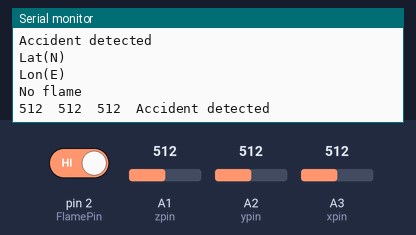
Simulated run of this sketch. Board: Arduino Uno, built with avr-gcc and run on an emulated ATmega328P. On the bench: the last lines printed to the serial monitor. Inputs (shaded band) come from the test bench; at power-on: A3 (xpin) = 512, A1 (zpin) = 512, pin 2 (FlamePin) HIGH, A2 (ypin) = 512. The modem accepts every AT command (registered, SIM ready, sends succeed) and sends nothing else.

Above: at 7.5 s.
7.6 s: A3 (xpin) set to 376
At 8.02 s:
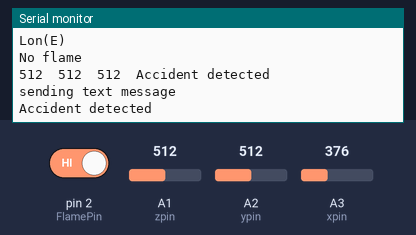
9.1 s: A3 (xpin) set to 344
At 10.26 s:
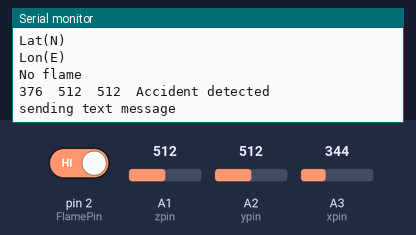
14.4 s: A1 (zpin) set to 302
At 15.28 s:
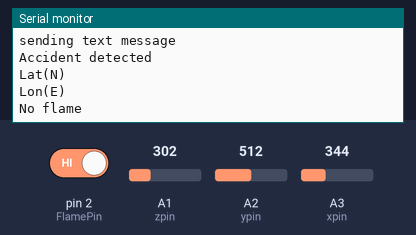
15.9 s: A1 (zpin) set to 284
At 18.4 s:
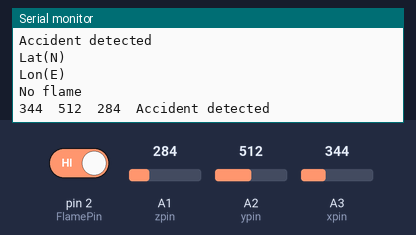
Timing chart, 0 to 19.9 s (numbered marks = the images above; inputs shaded):
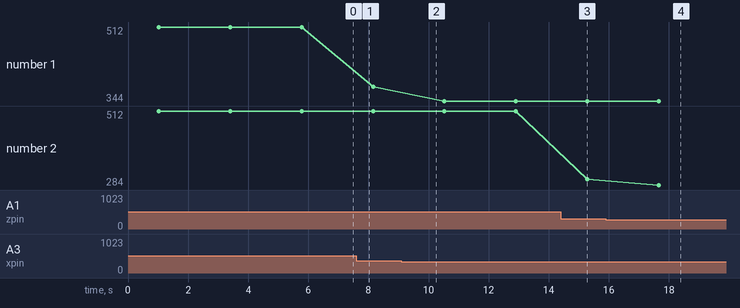

The sketch:

Vehicle_Unit.ino
```cpp
#include <SoftwareSerial.h>
int xpin = A3 ;
int ypin = A2;
int zpin = A1;  // Use buzzer for alert
int FlamePin = 2;  // This is for input pin
int Flame = HIGH; // HIGH when FLAME Exposed
char str[70];
char *test = "$GPGGA";
char longitude[10];
char latitude[10];
int i, j, k;
int gps;


int temp = 0;
int mems = 0;
int x, y, z;
SoftwareSerial mySerial( 8, 7);

void setup()
{
  Serial.print("GPS Based Vehicle ");
  Serial.print("Tracking System");
  pinMode(FlamePin, INPUT);
  mySerial.begin(9600);
  Serial.begin(9600);
  mySerial.write("AT+CMGF=1\r\n");
  delay(1000);
}

void loop()
{
  if (gps == 1)
  {
    for (i = 18; i < 27; i++)   //extract latitude from string
    {
      latitude[j] = str[i];
      j++;
    }
    for (i = 30; i < 40; i++)   //extract longitude from string
    {
      longitude[k] = str[i];
      k++;
    }
  }
  firesensor();
  memssensor();
  if (temp || mems)
  {
    SendTextMessage();
    Serial.println("Lat(N)");
    Serial.print(latitude);
    Serial.println("Lon(E)");
    Serial.print(longitude);
    delay(100);
    gps = 0;
    i = 0;
    j = 0;
    k = 0;
  }
}

void serialEvent()
{
  while (Serial.available())            //Serial incomming data from GPS
  {
    char inChar = (char)Serial.read();
    str[i] = inChar;                 //store incomming data from GPS to temparary string str[]
    i++;
    if (i < 7)
    {
      if (str[i - 1] != test[i - 1])    //check for right string
      {
        i = 0;
      }
    }
    if (i >= 60)
    {
      gps = 1;
    }
  }
}

void firesensor() {
  Flame = digitalRead(FlamePin);
  if (Flame == LOW)
  {
    Serial.println("HIGH FLAME");

    temp = 1;
  }
  else
  {
    Serial.println("No flame");

    temp = 0;
  }
}

void memssensor()
{
  x = analogRead(xpin);
  y = analogRead(ypin);
  z = analogRead(zpin);
  Serial.print(x);
  // print a tab between values:
  Serial.print("\t");
  Serial.print(y);
  // print a tab between values:
  Serial.print("\t");
  Serial.print(z);
  Serial.print("\t");

  if ( x <= 295 ||  x >= 360)
  {
    Serial.print("Accident detected");
    mems = 1;
  }
  else if (y <= 295 || y >= 360)
  {
    Serial.print("Accident detected");
    mems = 1;
  }
  else if (z >= 295)
  {
    Serial.print(" Accident detected");
    mems = 1;
  }
  else
  {
    Serial.print(" NO Accident");
    mems = 0;
  }
  Serial.print("\n");
  // delay before next reading:
  delay(2000);
}

///SendTextMessage()
///This function is to send a sms
void SendTextMessage()
{
  Serial.print("sending text message\n");
  mySerial.write("AT+CMGS=\"+919550697948\"\r\n");
  delay(100);
  Serial.print("Accident detected\n");
  mySerial.write("Accident detected\n");//the content of the message
  mySerial.write("Latitude(N): ");             //enter latitude in msg
  mySerial.write(latitude);                  //enter latitude value in msg
  mySerial.write("\nLongitude(E): ");            //enter Longitude in Msg
  mySerial.write(longitude);

  mySerial.write(0x1A);//the ASCII code of the ctrl+z is 26
  delay(100);
}
```

Measured:
- the behaviour switches between 360 and 359 on A3 (xpin) (found by bisection; images 1 and 2)
- the behaviour switches between 295 and 294 on A1 (zpin) (found by bisection; images 3 and 4)
- after the input at 15.9 s, the serial monitor: prints a new line after 1.8 s (image 4)
- plotted number 1: 512 → 376 after the input at 7.6 s, 376 → 344 after the input at 9.1 s
- plotted number 2: 512 → 302 after the input at 14.4 s, 302 → 284 after the input at 15.9 s
